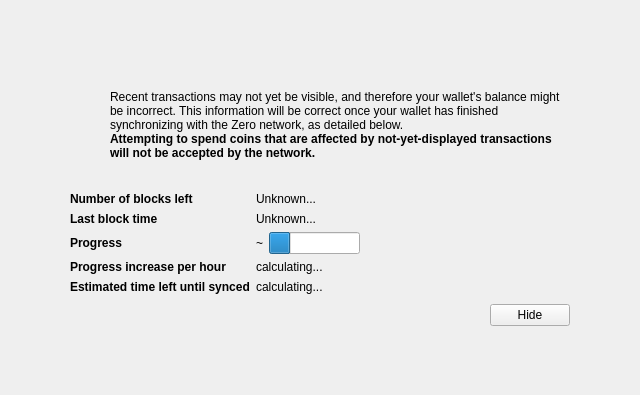
<?xml version="1.0" encoding="UTF-8"?>
<ui version="4.0">
 <class>ModalOverlay</class>
 <widget class="ModalOverlay" name="ModalOverlay">
  <property name="geometry">
   <rect>
    <x>0</x>
    <y>0</y>
    <width>640</width>
    <height>395</height>
   </rect>
  </property>
  <property name="windowTitle">
   <string>Form</string>
  </property>
  <layout class="QVBoxLayout" name="verticalLayout" stretch="0">
   <property name="sizeConstraint">
    <enum>QLayout::SetDefaultConstraint</enum>
   </property>
   <property name="leftMargin">
    <number>0</number>
   </property>
   <property name="topMargin">
    <number>0</number>
   </property>
   <property name="rightMargin">
    <number>0</number>
   </property>
   <property name="bottomMargin">
    <number>0</number>
   </property>
   <item>
    <widget class="QWidget" name="bgWidget" native="true">
     <layout class="QVBoxLayout" name="verticalLayoutMain" stretch="1">
      <property name="leftMargin">
       <number>60</number>
      </property>
      <property name="topMargin">
       <number>60</number>
      </property>
      <property name="rightMargin">
       <number>60</number>
      </property>
      <property name="bottomMargin">
       <number>60</number>
      </property>
      <item>
       <widget class="QWidget" name="contentWidget" native="true">
        <layout class="QVBoxLayout" name="verticalLayoutSub" stretch="1,0,0,0">
         <property name="spacing">
          <number>0</number>
         </property>
         <property name="leftMargin">
          <number>10</number>
         </property>
         <property name="topMargin">
          <number>10</number>
         </property>
         <property name="rightMargin">
          <number>10</number>
         </property>
         <property name="bottomMargin">
          <number>10</number>
         </property>
         <item>
          <layout class="QHBoxLayout" name="horizontalLayoutIconText" stretch="0,1">
           <property name="topMargin">
            <number>20</number>
           </property>
           <item>
            <layout class="QVBoxLayout" name="verticalLayoutIcon">
             <property name="leftMargin">
              <number>0</number>
             </property>
             <item>
              <widget class="QPushButton" name="warningIcon">
               <property name="enabled">
                <bool>false</bool>
               </property>
               <property name="text">
                <string/>
               </property>
               <property name="icon">
                <iconset resource="../zero.qrc">
                 <normaloff>:/icons/warning</normaloff>
                 <disabledoff>:/icons/warning</disabledoff>:/icons/warning</iconset>
               </property>
               <property name="iconSize">
                <size>
                 <width>48</width>
                 <height>48</height>
                </size>
               </property>
               <property name="flat">
                <bool>true</bool>
               </property>
              </widget>
             </item>
             <item>
              <spacer name="verticalSpacerWarningIcon">
               <property name="orientation">
                <enum>Qt::Vertical</enum>
               </property>
               <property name="sizeHint" stdset="0">
                <size>
                 <width>20</width>
                 <height>40</height>
                </size>
               </property>
              </spacer>
             </item>
            </layout>
           </item>
           <item>
            <layout class="QVBoxLayout" name="verticalLayoutInfoText">
             <property name="leftMargin">
              <number>0</number>
             </property>
             <property name="topMargin">
              <number>0</number>
             </property>
             <item>
              <widget class="QLabel" name="infoText">
               <property name="text">
                <string>Recent transactions may not yet be visible, and therefore your wallet's balance might be incorrect. This information will be correct once your wallet has finished synchronizing with the Zero network, as detailed below.</string>
               </property>
               <property name="textFormat">
                <enum>Qt::RichText</enum>
               </property>
               <property name="wordWrap">
                <bool>true</bool>
               </property>
              </widget>
             </item>
             <item>
              <widget class="QLabel" name="infoTextStrong">
               <property name="font">
                <font>
                 <weight>75</weight>
                 <bold>true</bold>
                </font>
               </property>
               <property name="text">
                <string>Attempting to spend coins that are affected by not-yet-displayed transactions will not be accepted by the network.</string>
               </property>
               <property name="textFormat">
                <enum>Qt::RichText</enum>
               </property>
               <property name="wordWrap">
                <bool>true</bool>
               </property>
              </widget>
             </item>
             <item>
              <spacer name="verticalSpacerInTextSpace">
               <property name="orientation">
                <enum>Qt::Vertical</enum>
               </property>
               <property name="sizeHint" stdset="0">
                <size>
                 <width>20</width>
                 <height>40</height>
                </size>
               </property>
              </spacer>
             </item>
            </layout>
           </item>
          </layout>
         </item>
         <item>
          <spacer name="verticalSpacerAfterText">
           <property name="orientation">
            <enum>Qt::Vertical</enum>
           </property>
           <property name="sizeHint" stdset="0">
            <size>
             <width>20</width>
             <height>40</height>
            </size>
           </property>
          </spacer>
         </item>
         <item>
          <layout class="QFormLayout" name="formLayout">
           <property name="fieldGrowthPolicy">
            <enum>QFormLayout::FieldsStayAtSizeHint</enum>
           </property>
           <property name="horizontalSpacing">
            <number>6</number>
           </property>
           <property name="verticalSpacing">
            <number>6</number>
           </property>
           <property name="topMargin">
            <number>10</number>
           </property>
           <item row="0" column="0">
            <widget class="QLabel" name="labelNumberOfBlocksLeft">
             <property name="font">
              <font>
               <weight>75</weight>
               <bold>true</bold>
              </font>
             </property>
             <property name="text">
              <string>Number of blocks left</string>
             </property>
            </widget>
           </item>
           <item row="0" column="1">
            <widget class="QLabel" name="numberOfBlocksLeft">
             <property name="text">
              <string>Unknown...</string>
             </property>
            </widget>
           </item>
           <item row="1" column="0">
            <widget class="QLabel" name="labelLastBlockTime">
             <property name="font">
              <font>
               <weight>75</weight>
               <bold>true</bold>
              </font>
             </property>
             <property name="text">
              <string>Last block time</string>
             </property>
            </widget>
           </item>
           <item row="1" column="1">
            <widget class="QLabel" name="newestBlockDate">
             <property name="sizePolicy">
              <sizepolicy hsizetype="Maximum" vsizetype="Preferred">
               <horstretch>0</horstretch>
               <verstretch>0</verstretch>
              </sizepolicy>
             </property>
             <property name="text">
              <string>Unknown...</string>
             </property>
            </widget>
           </item>
           <item row="2" column="0">
            <widget class="QLabel" name="labelSyncDone">
             <property name="font">
              <font>
               <weight>75</weight>
               <bold>true</bold>
              </font>
             </property>
             <property name="text">
              <string>Progress</string>
             </property>
            </widget>
           </item>
           <item row="2" column="1">
            <layout class="QHBoxLayout" name="horizontalLayoutSync" stretch="0,1">
             <item>
              <widget class="QLabel" name="percentageProgress">
               <property name="text">
                <string notr="true">~</string>
               </property>
              </widget>
             </item>
             <item>
              <widget class="QProgressBar" name="progressBar">
               <property name="value">
                <number>24</number>
               </property>
               <property name="format">
                <string/>
               </property>
              </widget>
             </item>
            </layout>
           </item>
           <item row="4" column="0">
            <widget class="QLabel" name="labelProgressIncrease">
             <property name="font">
              <font>
               <weight>75</weight>
               <bold>true</bold>
              </font>
             </property>
             <property name="text">
              <string>Progress increase per hour</string>
             </property>
            </widget>
           </item>
           <item row="4" column="1">
            <widget class="QLabel" name="progressIncreasePerH">
             <property name="text">
              <string>calculating...</string>
             </property>
            </widget>
           </item>
           <item row="5" column="0">
            <widget class="QLabel" name="labelEstimatedTimeLeft">
             <property name="font">
              <font>
               <weight>75</weight>
               <bold>true</bold>
              </font>
             </property>
             <property name="text">
              <string>Estimated time left until synced</string>
             </property>
            </widget>
           </item>
           <item row="5" column="1">
            <widget class="QLabel" name="expectedTimeLeft">
             <property name="text">
              <string>calculating...</string>
             </property>
            </widget>
           </item>
          </layout>
         </item>
         <item>
          <layout class="QHBoxLayout" name="horizontalLayoutButtons">
           <property name="leftMargin">
            <number>10</number>
           </property>
           <property name="topMargin">
            <number>10</number>
           </property>
           <item>
            <spacer name="horizontalSpacer">
             <property name="orientation">
              <enum>Qt::Horizontal</enum>
             </property>
             <property name="sizeHint" stdset="0">
              <size>
               <width>40</width>
               <height>20</height>
              </size>
             </property>
            </spacer>
           </item>
           <item>
            <widget class="QPushButton" name="closeButton">
             <property name="text">
              <string>Hide</string>
             </property>
            </widget>
           </item>
          </layout>
         </item>
        </layout>
       </widget>
      </item>
     </layout>
    </widget>
   </item>
  </layout>
 </widget>
 <customwidgets>
  <customwidget>
   <class>ModalOverlay</class>
   <extends>QWidget</extends>
   <header>modaloverlay.h</header>
   <container>1</container>
  </customwidget>
 </customwidgets>
 <resources>
  <include location="../zero.qrc"/>
 </resources>
 <connections/>
</ui>
